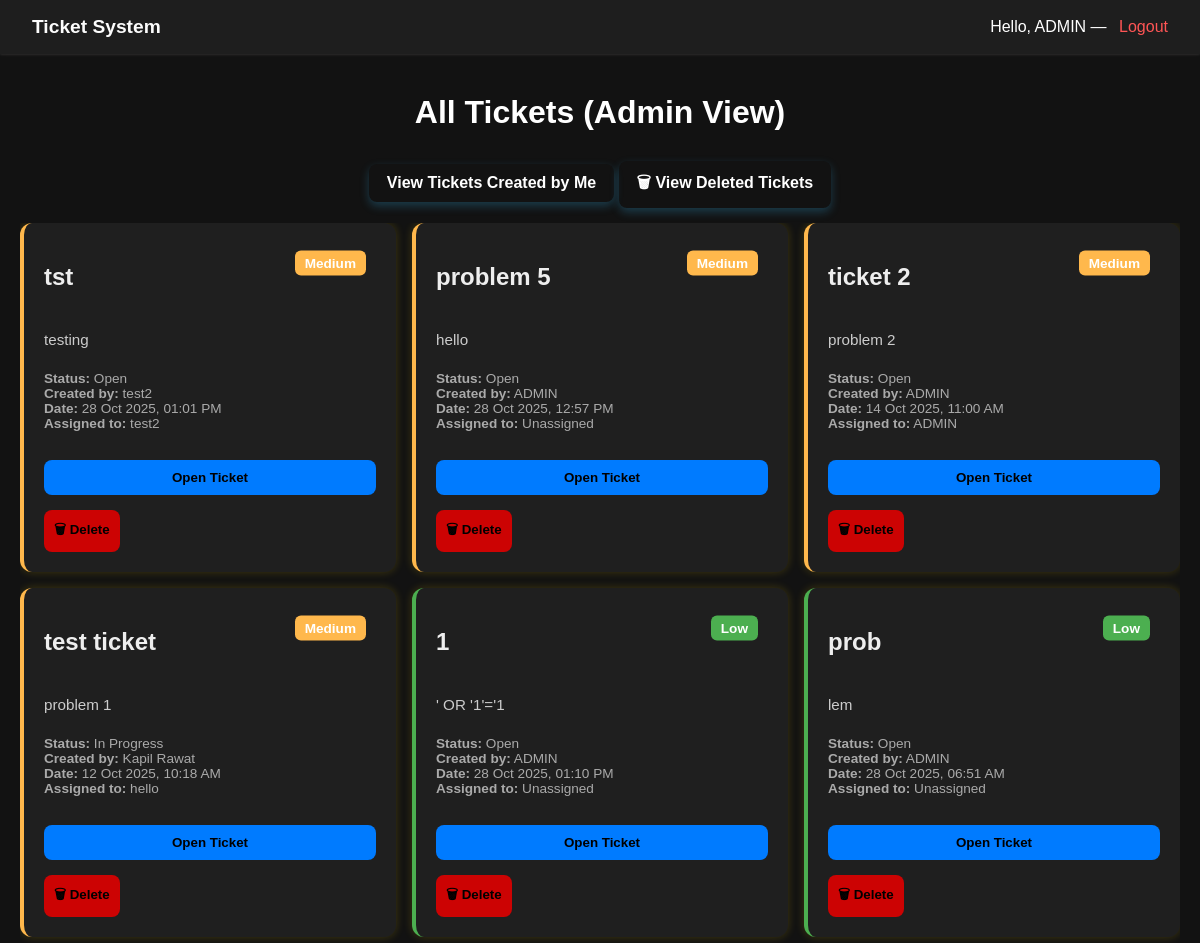
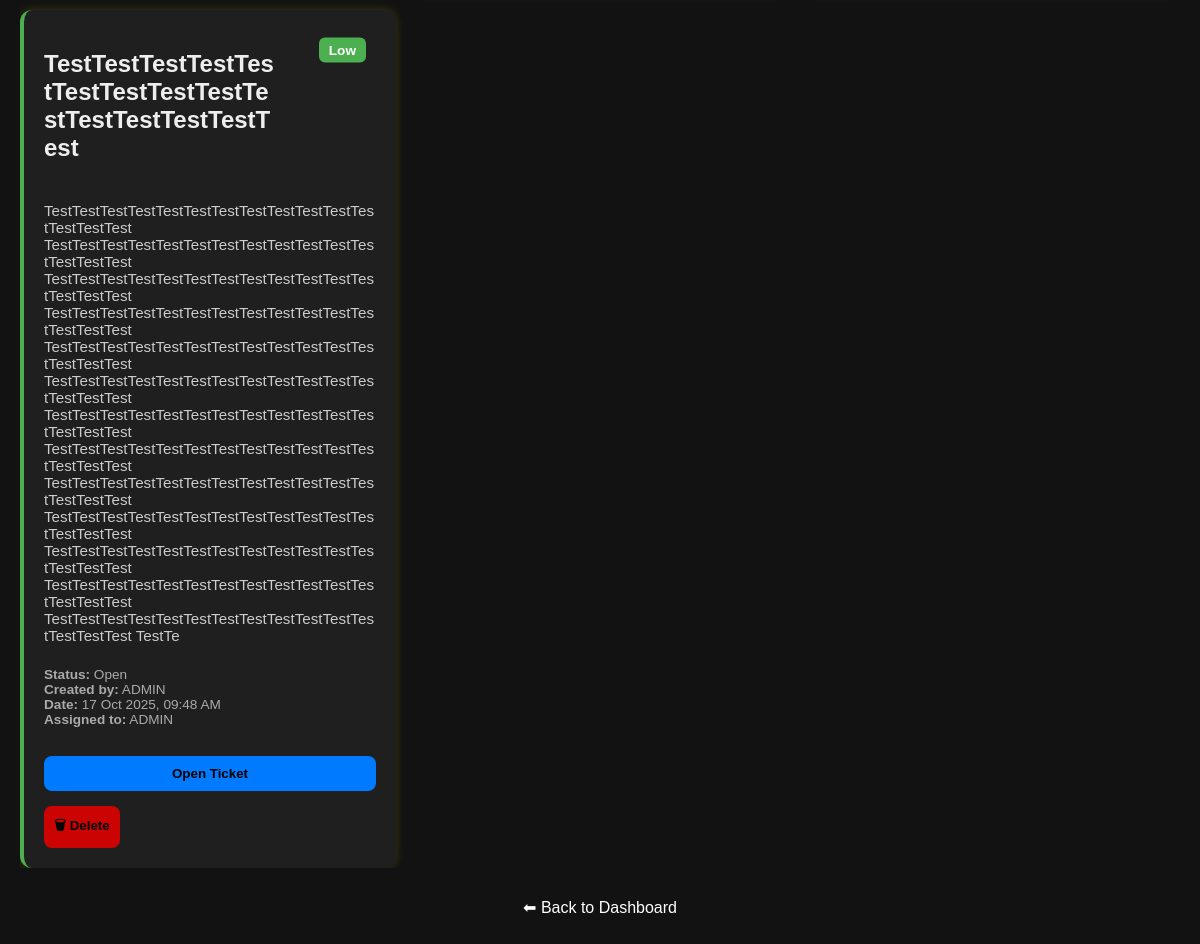
/tickets/viewtickets.php (signed in), run on the app's committed database (2 pictures, top to bottom).
### tables this page shows
CREATE TABLE IF NOT EXISTS `tickets` (
  `id` int NOT NULL AUTO_INCREMENT,
  `title` varchar(255) DEFAULT NULL,
  `description` text,
  `status` enum('Open','In Progress','Resolved') DEFAULT 'Open',
  `priority` enum('Low','Medium','High') DEFAULT 'Low',
  `created_by` int DEFAULT NULL,
  `assigned_to` int DEFAULT NULL,
  `created_at` timestamp NULL DEFAULT CURRENT_TIMESTAMP,
  `updated_at` timestamp NULL DEFAULT CURRENT_TIMESTAMP ON UPDATE CURRENT_TIMESTAMP,
  `deleted_at` datetime DEFAULT NULL,
  `deleted_by` int DEFAULT NULL,
  PRIMARY KEY (`id`),
  KEY `created_by` (`created_by`),
  KEY `assigned_to` (`assigned_to`)
);

CREATE TABLE IF NOT EXISTS `users` (
  `id` int NOT NULL AUTO_INCREMENT,
  `name` varchar(100) DEFAULT NULL,
  `email` varchar(100) DEFAULT NULL,
  `password` varchar(255) DEFAULT NULL,
  `role` enum('admin','user') DEFAULT 'user',
  PRIMARY KEY (`id`),
  UNIQUE KEY `email` (`email`)
);

### tickets/viewTickets.php (the view, shortened to what this page needs)
<?php
require "../config/db.php";
$current_user_id = $_SESSION['user_id'];
$user_role = $_SESSION['role'] ?? 'user';
if (isset($_GET['created_by_me'])) {
    $query = "
        SELECT
            t.id,
            t.title,
            t.description,
            t.status,
            t.priority,
            t.created_at,
            t.assigned_to,
            a.name AS assigned_to_name,
            u.name AS created_by_name
        FROM tickets t
        JOIN users u ON t.created_by = u.id
        LEFT JOIN users a ON t.assigned_to = a.id
        WHERE t.created_by = ?
        AND t.deleted_at IS NULL
        ORDER BY
            FIELD(t.priority, 'High', 'Medium', 'Low'),
            t.created_at DESC
    ";
    $stmt = $conn->prepare($query);
    $stmt->bind_param("i", $current_user_id);
    $stmt->execute();
    $result = $stmt->get_result();
}
elseif ($user_role === 'admin') {
    $show_deleted = (isset($_GET['show_deleted']) && $_GET['show_deleted'] == 1) ? 1 : 0;
    $query = "
        SELECT
            t.id,
            t.title,
            t.description,
            t.status,
            t.priority,
            t.created_at,
            t.assigned_to,
            u.name AS created_by_name,
            a.name AS assigned_to_name
        FROM tickets t
        JOIN users u ON t.created_by = u.id
        LEFT JOIN users a ON t.assigned_to = a.id
        WHERE " . ($show_deleted ? "t.deleted_at IS NOT NULL" : "t.deleted_at IS NULL") . "
        ORDER BY
            FIELD(t.priority, 'High', 'Medium', 'Low'),
            t.created_at DESC
    ";
    $result = $conn->query($query);
}
?>
<!DOCTYPE html>
<html lang="en">
<head>
  <link rel="stylesheet" href="../assets/CSS/viewTickets.css">
</head>
<body>
  <?php include '../includes/navbar.php'; ?>
  <div class="tickets-container">
<h1>
  <?php
    if ($user_role === 'admin') {
        if (isset($_GET['show_deleted'])) {
            echo "Deleted Tickets (Admin View)";
        } elseif (isset($_GET['created_by_me'])) {
            echo "Tickets Created by Me (Admin View)";
        } else {
            echo " All Tickets (Admin View)";
        }
    } else {
        if (isset($_GET['created_by_me'])) {
            echo " Tickets Created by Me";
        } else {
            echo " Tickets Assigned to Me";
        }
    }
  ?>
</h1>
   <?php if ($user_role === 'admin'): ?>
  <div class="controls">
    <?php if (isset($_GET['show_deleted'])): ?>
      <a href="viewTickets.php" class="btn">🔙 View Active Tickets</a>
    <?php elseif (isset($_GET['created_by_me'])): ?>
      <a href="viewTickets.php" class="btn">🔙 View All Tickets</a>
      <a href="viewTickets.php?show_deleted=1" class="btn">🗑 View Deleted Tickets</a>
    <?php else: ?>
      <a href="viewTickets.php?created_by_me=1" class="btn"> View Tickets Created by Me</a>
      <a href="viewTickets.php?show_deleted=1" class="btn">🗑 View Deleted Tickets</a>
    <?php endif; ?>
  </div>
<?php endif; ?>
    <div class="ticket-grid">
      <?php if ($result && $result->num_rows > 0): ?>
        <?php while ($row = $result->fetch_assoc()): ?>
          <div class="ticket-card <?= strtolower($row['priority']); ?>">
            <div class="ticket-header">
              <h2><?= htmlspecialchars($row['title']); ?></h2>
              <span class="priority-badge <?= strtolower($row['priority']); ?>">
                <?= htmlspecialchars($row['priority']); ?>
              </span>
            </div>
            <p class="description"><?= htmlspecialchars($row['description']); ?></p>
            <p class="meta">
              <strong>Status:</strong> <?= htmlspecialchars($row['status']); ?><br>
              <strong>Created by:</strong> <?= htmlspecialchars($row['created_by_name']); ?><br>
              <strong>Date:</strong> <?= date("d M Y, h:i A", strtotime($row['created_at'])); ?><br>
              <strong>Assigned to:</strong> <?= htmlspecialchars($row['assigned_to_name'] ?? 'Unassigned'); ?>
            </p>
            <button class="open-btn" onclick="openTicket(<?= $row['id']; ?>)">Open Ticket</button>
            <?php if ($user_role === 'admin'): ?>
              <?php if (isset($_GET['show_deleted'])): ?>
                <form action="restoreTicket.php" method="post" onsubmit="return confirm('Restore this ticket?')">
                  <input type="hidden" name="ticket_id" value="<?= $row['id']; ?>">
                  <button type="submit" class="restore-btn">♻ Restore</button>
                </form>
              <?php else: ?>
                <form method="post" onsubmit="return confirm('Delete this ticket?')">
                  <button type="submit" class="delete-btn">🗑 Delete</button>
                </form>
              <?php endif; ?>
            <?php endif; ?>
          </div>
        <?php endwhile; ?>
      <?php else: ?>
        <p class="no-tickets">No tickets available.</p>
      <?php endif; ?>
    </div>
    <a href="../index.php" class="back-link">⬅ Back to Dashboard</a>
  </div>
</body>
</html>

### includes/navbar.php (shortened to what this page needs)
<link rel="stylesheet" href="../assets/CSS/navbar.css">
<span class="topbar">
  <div class="brand">
    <a href="../index.php" class="brand-link">Ticket System</a>
  </div>
  <div class="user">
    Hello, <?= htmlspecialchars($_SESSION['user_name'] ?? 'User'); ?> —
    <a href="../auth/logout.php" class="logout-link">Logout</a>
  </div>
</span>

### assets/CSS/viewTickets.css (style rules this page uses)
body { font-family: "Poppins", sans-serif; background-color: #121212; color: #eee; margin: 0; padding: 0; }
.tickets-container { max-width: 1200px; margin: 40px auto; padding: 0 20px; }
h1 { text-align: center; color: #ffffff; margin-bottom: 30px; }
.ticket-grid { display: grid; grid-template-columns: repeat(auto-fill, minmax(300px, 1fr)); gap: 20px; }
.ticket-card { background: #1f1f1f; border-radius: 12px; padding: 20px; box-shadow: 0 0 10px rgba(255, 215, 0, 0.2); display: flex; flex-direction: column; justify-content: space-between; word-wrap: break-word; overflow-wrap: break-word; white-space: normal; max-width: 100%; }
.ticket-header { display: flex; justify-content: space-between; align-items: center; margin-bottom: 10px; word-break: break-all; padding-right: 100px; position: relative; display: flex; justify-content: space-between; align-items: center; margin-bottom: 10px; word-break: break-all; }
.priority-badge { position: absolute; top: 20px; right: 10px; padding: 5px 10px; border-radius: 6px; font-weight: 600; color: #fff; font-size: 0.85rem; transform: translateY(-50%); }
.priority-badge.medium { background-color: #ffb84c; }
.priority-badge.low { background-color: #4caf50; }
.ticket-card.medium { border-left: 4px solid #ffb84c; }
.ticket-card.low { border-left: 4px solid #4caf50; }
.description { color: #ccc; font-size: 0.95rem; margin: 10px 0; }
.meta { font-size: 0.85rem; color: #aaa; }
.open-btn { margin-top: 15px; background: #007bff; border: none; border-radius: 8px; padding: 10px; font-weight: bold; cursor: pointer; color: #000; }
.back-link { display: block; text-align: center; margin-top: 30px; color: #ffffff; text-decoration: none; }
.delete-btn { margin-top: 15px; background: #cc0303; border: none; border-radius: 8px; padding: 10px; font-weight: bold; cursor: pointer; color: #000; }
.ticket-grid { display: grid; gap: 1rem; overflow-x: hidden; }
.controls { text-align: center; margin-bottom: 15px; }
.controls .btn { display: inline-block; background: var(--accent2); color: #fff; font-weight: 600; padding: 10px 18px; border: none; border-radius: 8px; cursor: pointer; text-decoration: none; transition: all 0.2s ease; box-shadow: 0 4px 10px rgba(56, 189, 248, 0.25); }

### assets/CSS/navbar.css (style rules this page uses)
.topbar { display: flex; justify-content: space-between; align-items: center; background: rgba(255,255,255,0.05); color: #fff; padding: 1rem 2rem; box-shadow: 0 0 3px rgba(174, 172, 172, 0.3); width: 100%; top: 0; left: 0; z-index: 1000; box-sizing: border-box; min-width: 320px; flex-wrap: nowrap; }
.topbar .brand-link { color: #fcfcfc; text-decoration: none; font-weight: 600; font-size: 1.2rem; }
.topbar .user { font-size: 1rem; }
.topbar .logout-link { color: #ff5555; margin-left: 8px; text-decoration: none; }

### data on the page
tickets: title "tst", priority "Medium", description "testing", status "Open", users.name "test2", created_at "28 Oct 2025, 01:01 PM"
tickets: title "problem 5", priority "Medium", description "hello", status "Open", users.name "ADMIN", created_at "28 Oct 2025, 12:57 PM", assigned_to_name "Unassigned"
tickets: title "ticket 2", priority "Medium", description "problem 2", status "Open", users.name "ADMIN", created_at "14 Oct 2025, 11:00 AM"
tickets: title "test ticket", priority "Medium", description "problem 1", status "In Progress", users.name "Kapil Rawat", created_at "12 Oct 2025, 10:18 AM", users.name "hello"
tickets: title "1", priority "Low", description "' OR '1'='1", status "Open", users.name "ADMIN", created_at "28 Oct 2025, 01:10 PM", assigned_to_name "Unassigned"
tickets: title "prob", priority "Low", description "lem", status "Open", users.name "ADMIN", created_at "28 Oct 2025, 06:51 AM", assigned_to_name "Unassigned"
tickets: title "TestTestTestTestTestTestTestTestTestTestTestTestTestTestTest", priority "Low", description "TestTestTestTestTestTestTestTestTestTestTestTestTestTestTest TestTestTestTestTestTestTestTestTestTestTestTestTestTestTest TestTestTestTestTestTestTestTestTestTestTestTestTestTestTest TestTestTestTestTestTestTestTestTestTestTestTestTestTestTest TestTestTestTestTestTestTestTestTestTestTestTestTestTestTest TestTestTestTestTestTestTestTestTestTestTestTestTestTestTest TestTestTestTestTestTestTestTestTestTestTestTestTestTestTest TestTestTestTestTestTestTestTestTestTestTestTestTestTestTest TestTestTestTestTestTestTestTestTestTestTestTestTestTestTest TestTestTestTestTestTestTestTestTestTestTestTestTestTestTest TestTestTestTestTestTestTestTestTestTestTestTestTestTestTest…", status "Open", users.name "ADMIN", created_at "17 Oct 2025, 09:48 AM"

### other printed values
$_SESSION['user_name'] "ADMIN"
